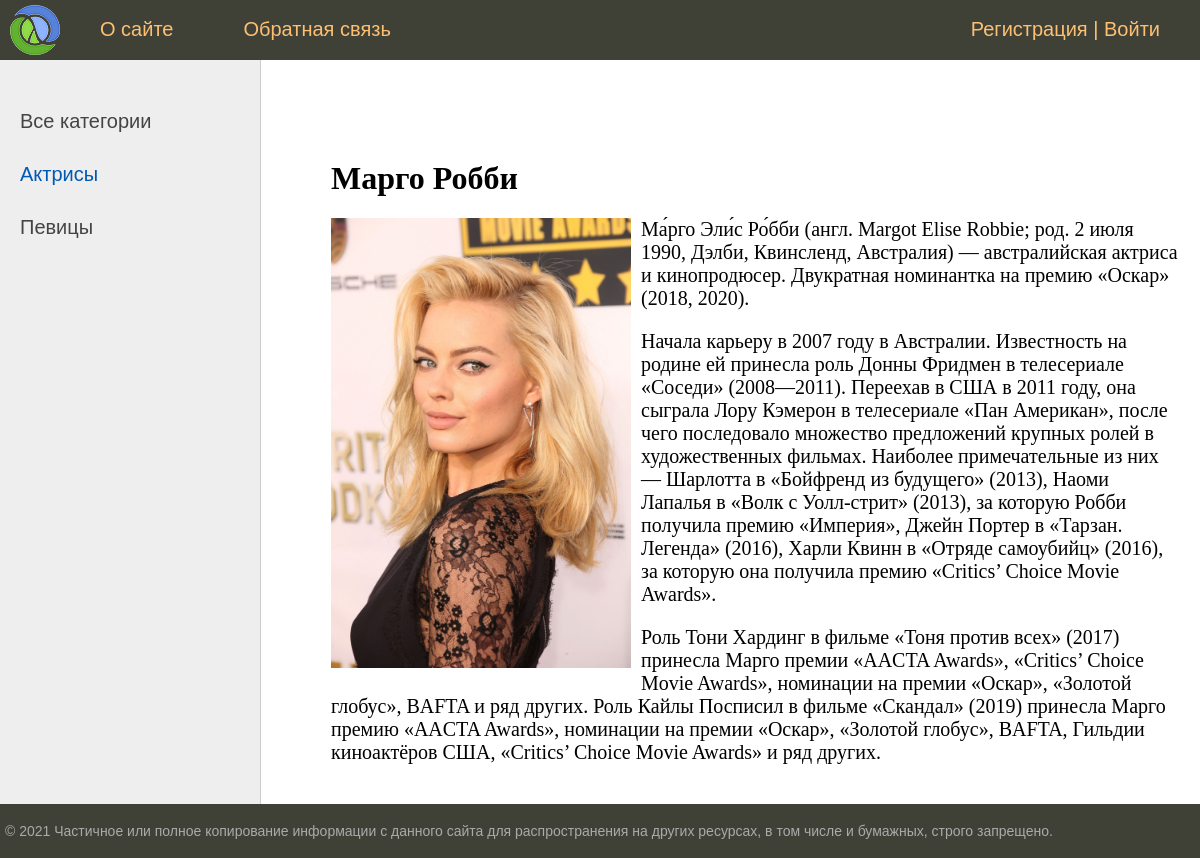
The page /post/margo-robbi/ on the database its author committed.
### women/models.py (models this page shows, shortened)
class Category(models.Model):
    name = models.CharField(max_length=100, db_index=True, verbose_name='Категория')
    slug = models.SlugField(max_length=255, unique=True, db_index=True, verbose_name='URL')
    def get_absolute_url(self):
        return reverse('category', kwargs={'cat_slug': self.slug})
    class Meta:
        verbose_name = 'Категория'
        verbose_name_plural = 'Категории'
        ordering = ['id']

class Women(models.Model):
    title = models.CharField(max_length=255, verbose_name='Заголовок')
    slug = models.SlugField(max_length=255, unique=True, db_index=True, verbose_name='URL')
    content = models.TextField(blank=True, verbose_name='Текст статьи')
    photo = models.ImageField(upload_to='photos/%Y/%m/%d/', verbose_name='Фото')
    time_create = models.DateTimeField(auto_now_add=True, verbose_name='Время создания')
    time_update = models.DateTimeField(auto_now=True, verbose_name='Время изменения')
    is_published = models.BooleanField(default=True, verbose_name='Публикация')
    cat = models.ForeignKey('Category', on_delete=models.PROTECT, verbose_name='Категория')
    def __str__(self):
        return self.title
    class Meta:
        verbose_name = 'Известные женщины'
        verbose_name_plural = 'Известные женщины'
        ordering = ['time_create', 'title']

### women/views.py (the view)
# urls.py: path('post/<slug:post_slug>/', ShowPost.as_view(), name='post'),
class ShowPost(DataMixin, DetailView):
    model = Women
    template_name = 'women/post.html'
    slug_url_kwarg = 'post_slug'
    context_object_name = 'post'
    def get_context_data(self, *, object_list=None, **kwargs):
        context = super().get_context_data(**kwargs)
        c_def = self.get_user_context(title=context['post'], cat_selected=context['post'].cat_id)
        return dict(list(context.items()) + list(c_def.items()))

### women/utils.py (called while the page is built)
    def get_user_context(self, **kwargs):
        context = kwargs
        cats = cache.get('cats')
        if not cats:
            cats = Category.objects.annotate(Count('women'))
            cache.set('cats', cats, 120)
        user_menu = menu.copy()
        if not self.request.user.is_authenticated:
            user_menu.pop(1)
        context['menu'] = user_menu
        context['cats'] = cats
        if 'cat_selected' not in context:
            context['cat_selected'] = 0
        return context

### women/templates/women/post.html
{% extends 'women/base.html' %}
{% block content %}
<h1>{{post.title}}</h1>
{% if post.photo %}
<p><img class='img-article-left' src='{{post.photo.url}}'></p>
{% endif %}
{{post.content|linebreaks}}
{% endblock %}

### women/templates/women/base.html (shortened to what this page needs)
{% load static %}
{% load women_tags %}
<!DOCTYPE html>
<html>
<head>
	<link type="text/css" href="{% static 'women/css/styles.css' %}" rel="stylesheet" />
</head>
<body>
<table class="table-page" border=0 cellpadding="0" cellspacing="0">
<tr><td valign=top>
{% block mainmenu %}
		<div class="header">
			<ul id="mainmenu" class="mainmenu">
			<li class="logo"><a href="{% url 'home' %}"><div class="logo"></div></a></li>
{% for m in menu %}
			<li><a href="{% url m.url_name %}">{{m.title}}</a></li>
{% endfor %}
		{% if request.user.is_authenticated %}
			<li class="last">{{user.username}} | <a href="{% url 'logout' %}">Выйти</a></li>
		{% else %}
			<li class="last"><a href="{% url 'register' %}">Регистрация</a> | <a href="{% url 'login' %}">Войти</a></li>
		{% endif %}
			</ul>
		</div>
{% endblock mainmenu %}
<table class="table-content" border=0 cellpadding="0" cellspacing="0">
<tr>
	<td valign="top" class="left-chapters">
	<ul id="leftchapters">
{% if cat_selected == 0 %}
		<li class="selected">Все категории</li>
{% else %}
		<li><a href="{% url 'home' %}">Все категории</a></li>
{% endif %}
{% for c in cats %}
	{% if c.women__count > 0 %}
		{% if c.id == cat_selected %}
			<li class='selected'>{{c.name}}</a></li>
		{% else %}
			<li><a href='{{ c.get_absolute_url }}'>{{c.name}}</a></li>
		{% endif %}
	{% endif %}
{% endfor %}
	</ul>
</td>
<td valign="top" class="content">
	<div class="content-text">
{% block content %}
{% endblock %}
</div>
</td></tr></table>
</td></tr>
<tr><td valign=top>
	<div id="footer">
		<p>&copy; 2021 Частичное или полное копирование информации с данного сайта для распространения на других ресурсах, в том числе и бумажных, строго запрещено.</p>
	</div>
</td></tr></table>
</body>
</html>

### women/static/women/css/styles.css (style rules this page uses)
html, body { font-family: 'Arial'; margin: 0; padding: 0; height: 100%; width: 100%; color: #444; }
a { color: #0059b2; text-decoration: none; }
img { max-width: 600px; height: auto; }
img.img-article-left { max-width: 300px; height: auto; float: left; padding: 0 10px 10px 0; }
.table-page { width: 100%; height: 100%; vertical-align: top; }
.table-page tr { height: 100%; }
.header { background: #3F4137; height: 60px; }
.logo { background: url('../images/logo.png') no-repeat 10px 5px; width: 70px; height: 60px; }
ul.mainmenu { list-style: none; margin: 0; padding: 0; height: 60px; color: #fdc073; font-size: 20px; overflow: hidden; }
ul.mainmenu li { float: left; margin: 18px 40px 0 30px; }
ul.mainmenu li.logo { margin: 0; }
ul.mainmenu li.last { float: right; }
ul.mainmenu li a { color: #fdc073; text-decoration: none; }
.table-content { width: 100%; min-height: 100%; height: 100%; }
.left-chapters { margin: 0; background: #eee; border-right: 1px solid #ccc; min-height: 100%; }
.left-chapters ul { width: 230px; min-height: 100%; margin: 0; padding: 20px 10px 10px 20px; list-style: none; font-size: 20px; }
.left-chapters ul li { margin: 30px 0 0 0; color: #999; }
.left-chapters ul li.selected { color: #0059b2; }
.left-chapters ul li a { color: #444; text-decoration: none; }
.content { padding: 40px 20px 20px 40px; width: 100%; box-sizing: border-box; }
.content-text { margin: 60px 0 0 30px; color: #000; font-size: 20px; font-family: Yandex Sans Display Light; }
.content-text h1 { font-size: 32px; }
#footer { box-sizing: border-box; background: #3F4137; padding: 5px; color: #aaa; font-size: 14px; font-family: Verdana, Geneva, Arial, Helvetica; text-align: left; overflow: hidden; }

### rows shown on the page
Category: name "Актрисы"
Category: name "Певицы"
Women: title "Марго Робби", photo (picture), content "Ма́рго Эли́с Ро́бби (англ. Margot Elise Robbie; род. 2 июля 1990, Дэлби, Квинсленд, Австралия) — австралийская актриса и кинопродюсер. Двукратная номинантка на премию «Оскар» (2018, 2020). Начала карьеру в 2007 году в Австралии. Известность на родине ей принесла роль Донны Фридмен в телесериале «Соседи» (2008—2011). Переехав в США в 2011 году, она сыграла Лору Кэмерон в телесериале «Пан Американ», после чего последовало множество предложений крупных ролей в художественных фильмах. Наиболее примечательные из них — Шарлотта в «Бойфренд из будущего» (2013), Наоми Лапалья в «Волк с Уолл-стрит» (2013), за которую Робби получила премию «Империя», Джейн Портер в «Тарзан. Легенда» (2016), Харли…"

### other values the page prints
{{ m.title }} "О сайте" "Обратная связь"
